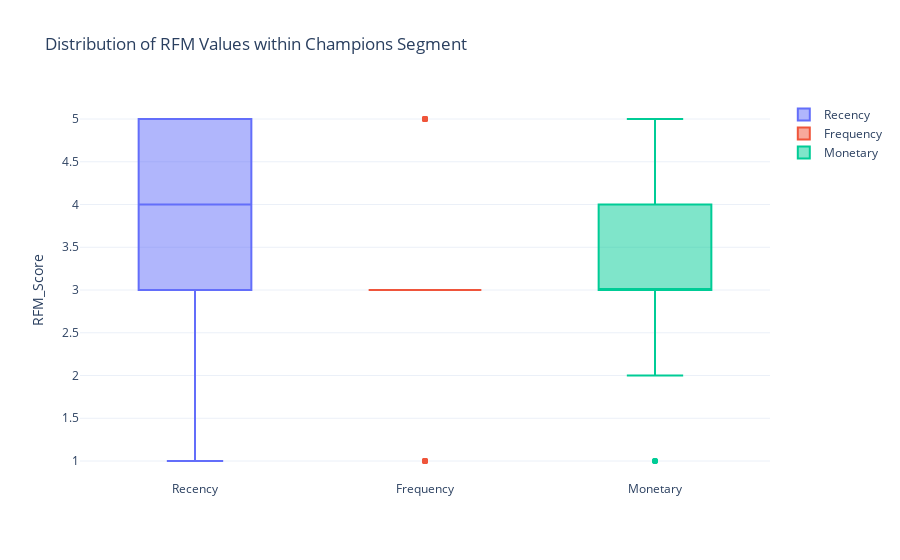

Notebook source saved alongside this figure:
### Markdown cell above
Distribution of RFM Scores i.e Recency_Score,Frequency_Score,Monetary_Score across the Best Loyal Customers:

### Code cell
fig_3 = go.Figure()
fig_3.add_trace(go.Box(y=best_loyal_cust ['Recency_Score'], name='Recency'))
fig_3.add_trace(go.Box(y=best_loyal_cust ['Frequency_Score'], name='Frequency'))
fig_3.add_trace(go.Box(y=best_loyal_cust ['Monetary_Score'], name='Monetary'))

fig_3.update_layout(title='Distribution of RFM Values within Champions Segment',
                  yaxis_title='RFM_Score',
                  showlegend=True)

fig_3.show()

### Figure 1 — Plotly figure (JSON) as saved in the notebook; plotly's stock layout.template omitted (floating-point values rounded to 4 significant figures)
{"data": [{"name": "Recency", "type": "box", "y": [1, 1, 2, 2, 2, 2, 2, 2, 2, 2, 3, 3, 3, 3, 3, 3, 3, 3, 3, 3, 3, 3, 3, 3, 3, 3, 4, 4, 4, 4, 4, 4, 4, 4, 4, 4, 5, 5, 5, 5, 5, 5, 5, 5, 5, 5, 5, 5, 5, 5, 5, 5, 5, 5, 5, 5, 5, 5, 5, 5, 5, 5]}, {"name": "Frequency", "type": "box", "y": [5, 5, 3, 5, 5, 3, 5, 3, 3, 5, 3, 3, 3, 3, 3, 3, 3, 3, 5, 3, 3, 3, 3, 3, 5, 3, 3, 3, 3, 3, 3, 3, 3, 3, 3, 3, 3, 3, 3, 3, 3, 3, 1, 3, 5, 1, 3, 3, 3, 3, 3, 1, 3, 3, 3, 1, 3, 3, 1, 3, 1, 1]}, {"name": "Monetary", "type": "box", "y": [5, 5, 4, 5, 3, 4, 3, 4, 4, 3, 4, 4, 3, 3, 3, 4, 3, 4, 5, 3, 4, 3, 3, 3, 5, 3, 2, 2, 2, 3, 3, 4, 4, 2, 2, 4, 3, 3, 4, 3, 4, 2, 3, 1, 5, 3, 3, 1, 1, 3, 3, 3, 3, 2, 3, 3, 3, 4, 3, 3, 3, 3]}], "layout": {"showlegend": true, "title": {"text": "Distribution of RFM Values within Champions Segment"}, "yaxis": {"title": {"text": "RFM_Score"}}}}
